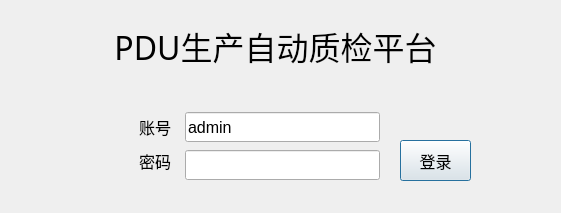
<?xml version="1.0" encoding="UTF-8"?>
<ui version="4.0">
 <class>UsrLandDlg</class>
 <widget class="QDialog" name="UsrLandDlg">
  <property name="geometry">
   <rect>
    <x>0</x>
    <y>0</y>
    <width>561</width>
    <height>213</height>
   </rect>
  </property>
  <property name="windowTitle">
   <string>Dialog</string>
  </property>
  <property name="styleSheet">
   <string notr="true"/>
  </property>
  <widget class="QLabel" name="stateLabel">
   <property name="geometry">
    <rect>
     <x>180</x>
     <y>80</y>
     <width>181</width>
     <height>31</height>
    </rect>
   </property>
   <property name="font">
    <font>
     <family>宋体</family>
     <pointsize>11</pointsize>
    </font>
   </property>
   <property name="styleSheet">
    <string notr="true">color: rgb(255, 0, 0);</string>
   </property>
   <property name="text">
    <string/>
   </property>
  </widget>
  <widget class="QLineEdit" name="nameLineEdit">
   <property name="geometry">
    <rect>
     <x>185</x>
     <y>112</y>
     <width>195</width>
     <height>30</height>
    </rect>
   </property>
   <property name="font">
    <font>
     <family>Arial</family>
     <pointsize>12</pointsize>
     <bold>false</bold>
    </font>
   </property>
   <property name="text">
    <string>admin</string>
   </property>
  </widget>
  <widget class="QLineEdit" name="pwdLineEdit">
   <property name="geometry">
    <rect>
     <x>185</x>
     <y>150</y>
     <width>195</width>
     <height>30</height>
    </rect>
   </property>
   <property name="font">
    <font>
     <family>Arial</family>
     <bold>false</bold>
    </font>
   </property>
   <property name="text">
    <string/>
   </property>
   <property name="echoMode">
    <enum>QLineEdit::Password</enum>
   </property>
  </widget>
  <widget class="QPushButton" name="landBtn">
   <property name="geometry">
    <rect>
     <x>400</x>
     <y>140</y>
     <width>71</width>
     <height>41</height>
    </rect>
   </property>
   <property name="font">
    <font>
     <family>微软雅黑</family>
     <pointsize>12</pointsize>
    </font>
   </property>
   <property name="cursor">
    <cursorShape>PointingHandCursor</cursorShape>
   </property>
   <property name="text">
    <string>登录</string>
   </property>
   <property name="autoDefault">
    <bool>true</bool>
   </property>
  </widget>
  <widget class="QLabel" name="label">
   <property name="geometry">
    <rect>
     <x>60</x>
     <y>112</y>
     <width>111</width>
     <height>30</height>
    </rect>
   </property>
   <property name="font">
    <font>
     <family>微软雅黑</family>
     <pointsize>12</pointsize>
    </font>
   </property>
   <property name="styleSheet">
    <string notr="true"/>
   </property>
   <property name="text">
    <string>账号</string>
   </property>
   <property name="alignment">
    <set>Qt::AlignRight|Qt::AlignTrailing|Qt::AlignVCenter</set>
   </property>
  </widget>
  <widget class="QLabel" name="label_2">
   <property name="geometry">
    <rect>
     <x>60</x>
     <y>146</y>
     <width>111</width>
     <height>30</height>
    </rect>
   </property>
   <property name="font">
    <font>
     <family>微软雅黑</family>
     <pointsize>12</pointsize>
    </font>
   </property>
   <property name="styleSheet">
    <string notr="true"/>
   </property>
   <property name="text">
    <string>密码</string>
   </property>
   <property name="alignment">
    <set>Qt::AlignRight|Qt::AlignTrailing|Qt::AlignVCenter</set>
   </property>
  </widget>
  <widget class="QLabel" name="label_3">
   <property name="geometry">
    <rect>
     <x>0</x>
     <y>10</y>
     <width>551</width>
     <height>71</height>
    </rect>
   </property>
   <property name="font">
    <font>
     <family>微软雅黑</family>
     <pointsize>24</pointsize>
     <bold>false</bold>
    </font>
   </property>
   <property name="styleSheet">
    <string notr="true"/>
   </property>
   <property name="text">
    <string>PDU生产自动质检平台</string>
   </property>
   <property name="alignment">
    <set>Qt::AlignCenter</set>
   </property>
  </widget>
 </widget>
 <resources/>
 <connections/>
</ui>
